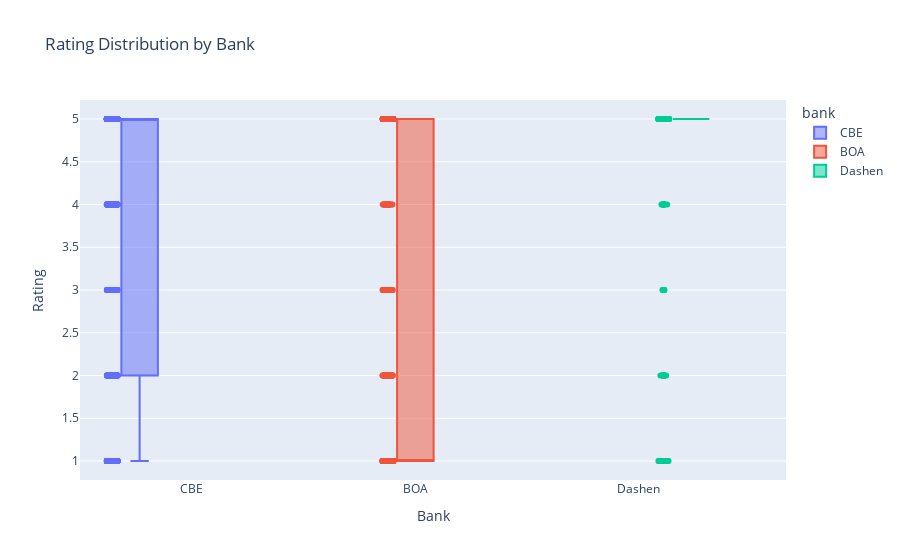

The code cell stored with this chart in its notebook:
### Code cell
import plotly.express as px

fig = px.box(
    df, 
    x='bank', 
    y='rating', 
    color='bank',  # This gives each bank a different color
    points="all",  # Shows all individual ratings as jittered points (optional)
    title='Rating Distribution by Bank'
)
fig.update_layout(
    xaxis_title='Bank',
    yaxis_title='Rating',
    boxmode='group'
)
fig.show()

### Figure 1 — Plotly figure (JSON) as saved in the notebook; plotly's stock layout.template omitted (floating-point values rounded to 4 significant figures; data arrays with more than 128 entries replaced by an {"elided": "..."} marker saying what was removed)
{"data": [{"alignmentgroup": "True", "boxpoints": "all", "hovertemplate": "bank=%{x}<br>rating=%{y}<extra></extra>", "legendgroup": "CBE", "marker": {"color": "#636efa"}, "name": "CBE", "notched": false, "offsetgroup": "CBE", "orientation": "v", "showlegend": true, "type": "box", "x": {"elided": "1889 str values"}, "x0": " ", "xaxis": "x", "y": {"elided": "1889 int values"}, "y0": " ", "yaxis": "y"}, {"alignmentgroup": "True", "boxpoints": "all", "hovertemplate": "bank=%{x}<br>rating=%{y}<extra></extra>", "legendgroup": "BOA", "marker": {"color": "#EF553B"}, "name": "BOA", "notched": false, "offsetgroup": "BOA", "orientation": "v", "showlegend": true, "type": "box", "x": {"elided": "638 str values"}, "x0": " ", "xaxis": "x", "y": {"elided": "638 int values"}, "y0": " ", "yaxis": "y"}, {"alignmentgroup": "True", "boxpoints": "all", "hovertemplate": "bank=%{x}<br>rating=%{y}<extra></extra>", "legendgroup": "Dashen", "marker": {"color": "#00cc96"}, "name": "Dashen", "notched": false, "offsetgroup": "Dashen", "orientation": "v", "showlegend": true, "type": "box", "x": {"elided": "312 str values"}, "x0": " ", "xaxis": "x", "y": {"elided": "312 int values"}, "y0": " ", "yaxis": "y"}], "layout": {"boxmode": "group", "legend": {"title": {"text": "bank"}, "tracegroupgap": 0}, "title": {"text": "Rating Distribution by Bank"}, "xaxis": {"anchor": "y", "categoryarray": ["CBE", "BOA", "Dashen"], "categoryorder": "array", "domain": [0, 1], "title": {"text": "Bank"}}, "yaxis": {"anchor": "x", "domain": [0, 1], "title": {"text": "Rating"}}}}
